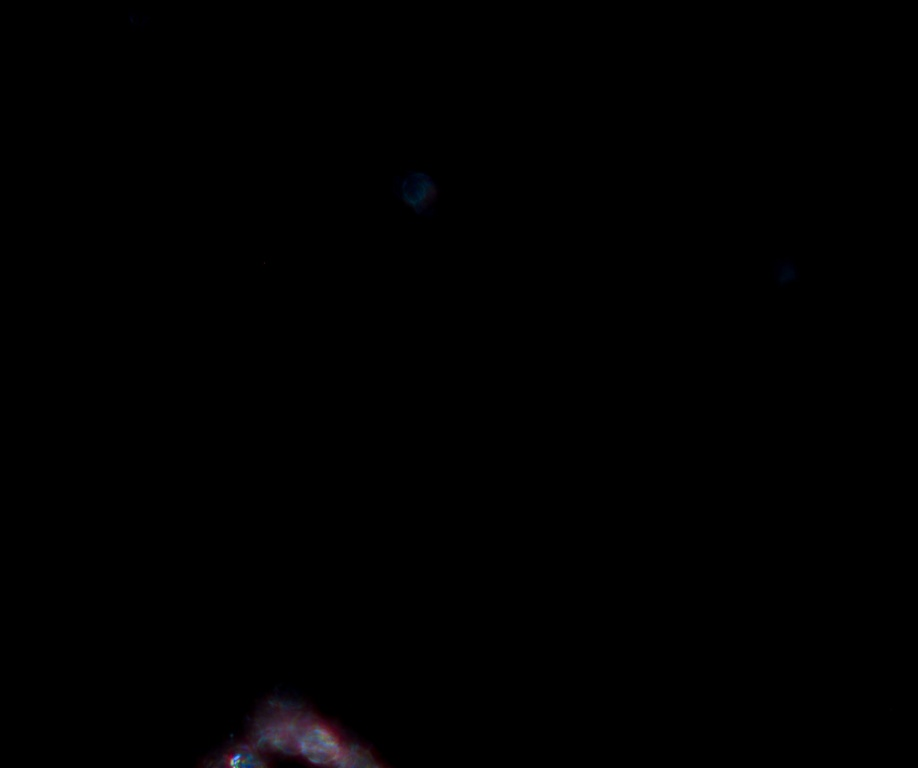
#> input picture new_images/xy_X11.800_Y12.100_Z8.293.jpg, 918 x 768 px, shrunk from 2048 x 1713 before the run, found by its file name; its folder holds 4 pictures in this run
$ python updatedcoordinate.py
#> lines starting #> are read from the running program, lines starting #| are printed output that depends on the picture
import os
import re
import numpy as np
from PIL import Image
import matplotlib.pyplot as plt

def plot_images_on_grid(folder_path, output_path=None, figsize=(15, 15), dpi=300):
    """
    Create a composite image from files based on X and Y coordinates extracted from filenames,
    merging images into a cohesive image without axes or labels.

    Parameters:
    -----------
    folder_path : str
        Path to the folder containing the images
    output_path : str, optional
        Path to save the output image. If None, the image is not saved
    figsize : tuple, optional
        Figure size (width, height) in inches
    dpi : int, optional
        Resolution of the figure

    Returns:
    --------
    None
    """
#> called with output_path = 'image_grid_good.png', figsize = (15, 15), dpi = 300
    # Regular expression to extract X and Y coordinates from filenames
    pattern = r'X(\d+\.\d+)_Y(\d+\.\d+)'

    # Get all image files from the folder
    image_files = [f for f in os.listdir(folder_path) if f.lower().endswith(('.png', '.jpg', '.jpeg', '.tif', '.tiff'))]

    if not image_files:
        print(f"No image files found in {folder_path}")
        return

    # Extract coordinates and corresponding image paths
    coordinates = []
    for img_file in image_files:
        match = re.search(pattern, img_file)
        if match:
            x = float(match.group(1))
            y = float(match.group(2))
            coordinates.append((x, y, os.path.join(folder_path, img_file)))
        else:
            print(f"Could not extract coordinates from {img_file}")

    if not coordinates:
        print("No valid coordinates extracted from filenames.")
        return

    # Get image size from first image (assume all images are the same size)
    first_img = Image.open(coordinates[0][2])
#> first_img is the input picture: PIL image 918x768 RGB; mean R, G, B 0.6, 0.4, 0.6
    img_width, img_height = first_img.size
#> img_width = 918; img_height = 768

    # Get unique X and Y coordinates to determine grid size
    x_coords = sorted(set(c[0] for c in coordinates))
    y_coords = sorted(set(c[1] for c in coordinates), reverse=True)  # Reverse Y for top-to-bottom placement

    # Calculate canvas size based on the number of unique coordinates
    num_x = len(x_coords)
    num_y = len(y_coords)
    canvas_width = num_x * img_width
#> canvas_width = 918
    canvas_height = num_y * img_height
#> canvas_height = 3072
    canvas = np.zeros((canvas_height, canvas_width, 4), dtype=np.uint8)  # RGBA canvas

    # Map coordinates to grid indices
    x_to_index = {x: i for i, x in enumerate(x_coords)}
    y_to_index = {y: i for i, y in enumerate(y_coords)}

    # Function to place image on canvas at grid position
    def place_image(canvas, x, y, img_path):
#> called with x = 11.8, y = 12.1
        try:
            img = Image.open(img_path).convert('RGBA')
            img_array = np.array(img)

            # Map coordinates to grid indices
            grid_x = x_to_index[x]
            grid_y = y_to_index[y]

            # Calculate pixel position on canvas (no scaling, just grid placement)
            px = grid_x * img_width
#> px = 0
            py = grid_y * img_height
#> py = 2304

            # Define region on canvas
            y_start = py
#> y_start = 2304
            y_end = py + img_height
#> y_end = 3072
            x_start = px
#> x_start = 0
            x_end = px + img_width
#> x_end = 918

            # Ensure bounds are within canvas (should always be true with this approach)
            if x_start < 0 or x_end > canvas_width or y_start < 0 or y_end > canvas_height:
                print(f"Image at {img_path} exceeds canvas bounds at grid_x:{grid_x}, grid_y:{grid_y}")
                return False

            # Place image, overwriting overlapping pixels (latest image takes priority)
            canvas[y_start:y_end, x_start:x_end] = img_array
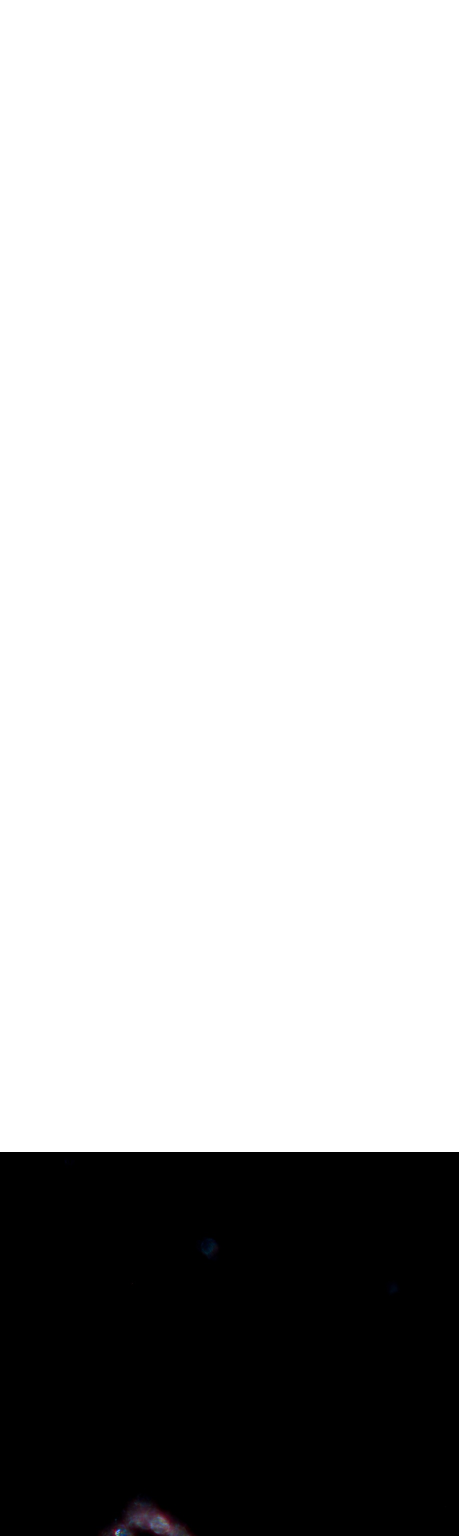
#> canvas: shape (3072, 918, 4) (shown at 1/2 size); mean R, G, B, A 0.2, 0.1, 0.2, 63.8; transparent parts drawn white
#> pass 3 of the loop in plot_images_on_grid, `for x, y, img_path in coordinates:`:
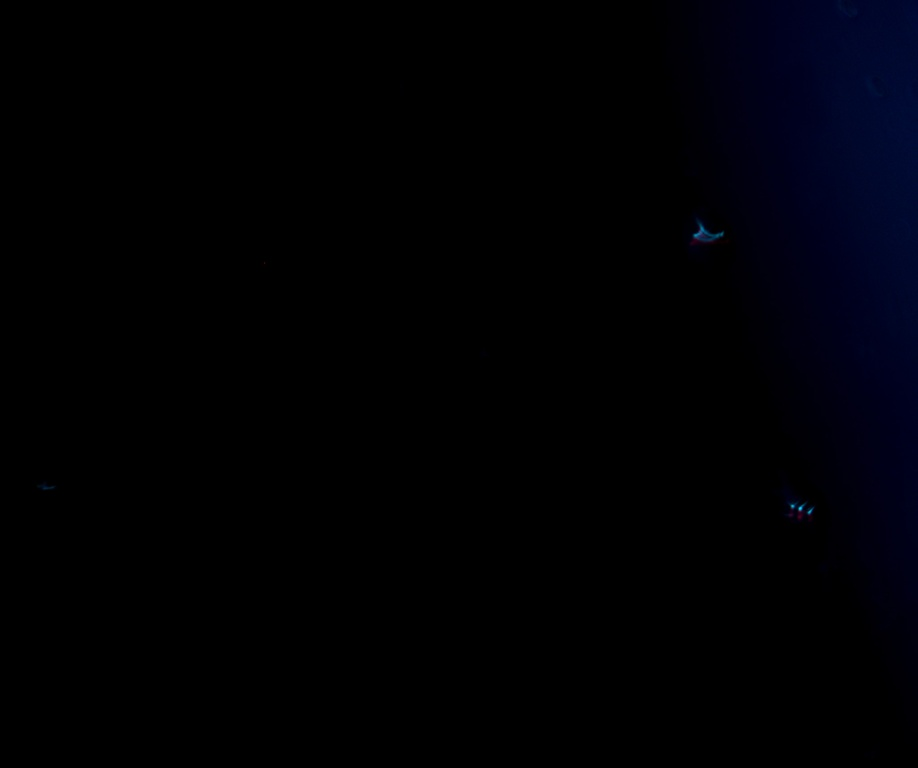
#> input picture new_images/xy_X11.800_Y17.100_Z8.293.jpg, 918 x 768 px, shrunk from 2048 x 1713 before the run, found by its file name
#> in place_image (call 3), `canvas[y_start:y_end, x_start:x_end] = img_array`:
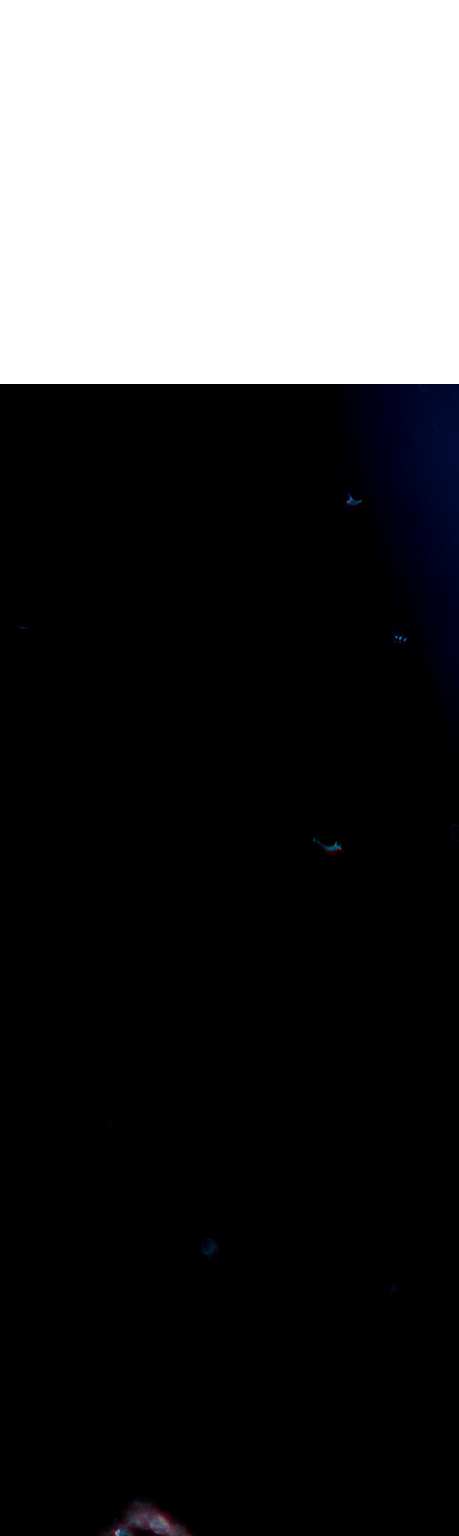
#> canvas: shape (3072, 918, 4) (shown at 1/2 size); mean R, G, B, A 0.2, 0.2, 1.1, 191.2; transparent parts drawn white
#> the loop made 4 passes; the first 3 are shown
            return True
        except Exception as e:
            print(f"Error placing image {img_path}: {e}")
            return False

    # Place all images on the canvas
    successful_adds = 0
    for x, y, img_path in coordinates:
        if place_image(canvas, x, y, img_path):
            successful_adds += 1

    print(f"Successfully added {successful_adds} out of {len(coordinates)} images.")

    if successful_adds == 0:
        print("No images were added. Check the coordinate mapping or canvas size.")
        return

    # Create figure without any axes or labels
    fig, ax = plt.subplots(figsize=figsize, dpi=dpi)

    # Display the composite image
    ax.imshow(canvas)

    # Remove all plot decorations
    ax.axis('off')  # Hide axes, ticks, labels, etc.

    # Remove padding and borders
    plt.subplots_adjust(left=0, right=1, top=1, bottom=0)

    # Save the plot if output_path is provided
    if output_path:
        plt.savefig(output_path, bbox_inches='tight', pad_inches=0, dpi=dpi)
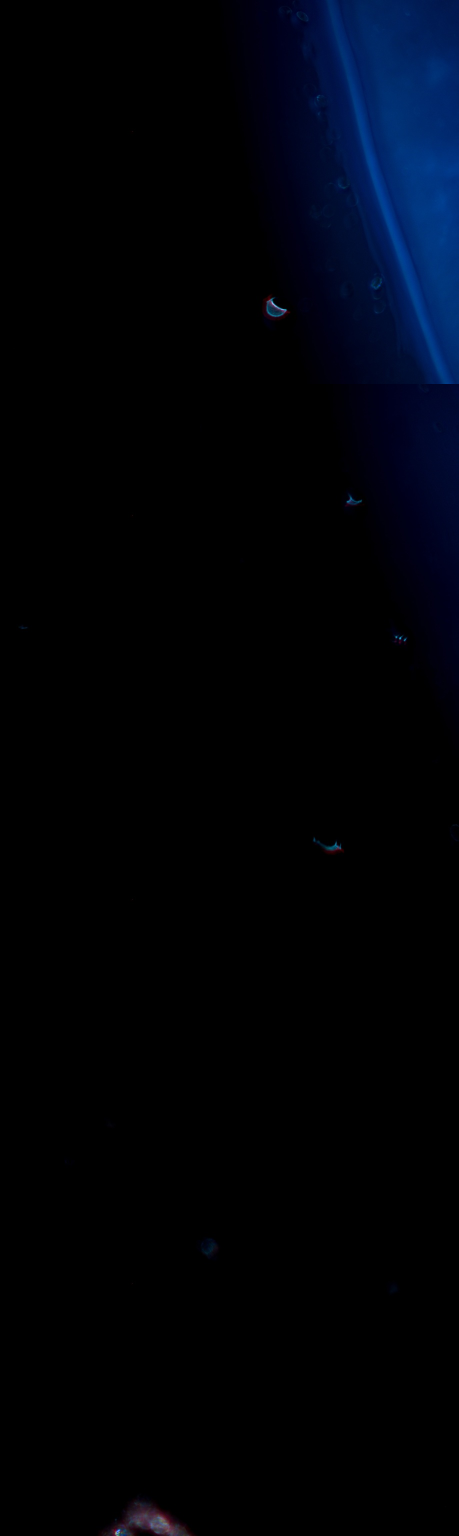
#> shown: shape (3072, 918, 4) (shown at 1/2 size); mean R, G, B, A 0.3, 2.7, 8.6, 255
        print(f"Plot saved to {output_path}")

    # Close the figure to avoid displaying it
    plt.close(fig)

# Example usage in Cursor
if __name__ == "__main__":
    folder_path = "/Users/alansaj/Downloads/musemicroscopy-main/new_images"  # Adjust to your local path
    output_path = "image_grid_good.png"  # Save to the current directory
    plot_images_on_grid(folder_path, output_path)
